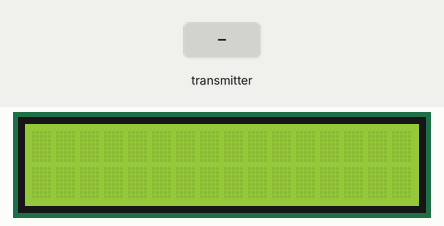
Bench run of a sketch on a simulated ESP32. Parts: 16×2 character LCD. The test bench sets the inputs (shaded band). What the sketch prints to the serial monitor is not drawn.

Above: at 1.2 s.
1.3 s: the transmitter starts sending burglar_mode = 1
At 3.2 s:
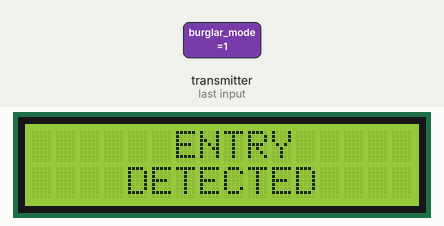
3.8 s: the transmitter starts sending burglar_mode = 0
At 4.4 s:
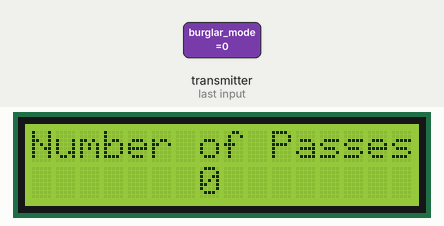
5.3 s: the transmitter starts sending laser = 1024
At 5.6 s:
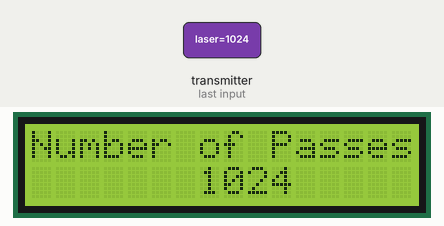
6.8 s: the transmitter starts sending laser = 2048
At 8.0 s:
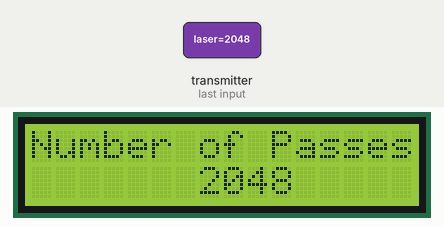
Timing chart, 0 to 9.3 s (numbered marks = the images above; inputs shaded):
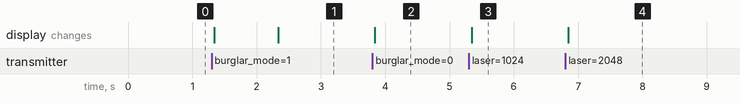

Measured:
- after the input at 1.3 s, the display: first changes at once (image 1 shows a later state)
- after the input at 3.8 s, the display: changes at once (image 2)
- after the input at 5.3 s, the display: changes at once (image 3)
- after the input at 6.8 s, the display: changes at once (image 4)

The sketch:

esp8266-slave.ino
```cpp
#include "Arduino.h"
#include <esp_now.h>
#include <WiFi.h>
#include <Wire.h>
#include <LiquidCrystal_I2C.h>
//!!!
// STRUCTURE
//TR
// TRANSMITTERIN GÖNDERDİĞİYLE AYNI İÇERİĞE SAHİP OLMALI
//ALICI ARDUINO HANGİ TÜR VERİ ALACAĞINI BİLMELİ
//ENG
//IT SHOULD HAVE THE SAME CONTENT AS WHAT TRANSMITTER WILL SEND
//THE SLAVE MICROCONTROLLER SHOULD KNOW WHAT TYPE OF DATA IT WILL RECEIVE
typedef struct struct_message {
  int laser;
  bool burglar_mode;
};
LiquidCrystal_I2C lcd(0x27, 16, 2);
// Create a struct_message called myData
struct_message myData;
int received = 0;
bool change = false;
bool first_run = true;
bool burglar_screen = true;
int start_value = 0;
int counter = 0;
// callback function that will be executed when data is received
void OnDataRecv(const uint8_t *mac, const uint8_t *incomingData, int len) {

  memcpy(&myData, incomingData, sizeof(myData));
  Serial.print("Bytes received: ");
  Serial.print("Int: ");
  Serial.println(myData.laser);
  Serial.print("Bytes received: ");
  Serial.print("Bool: ");
  Serial.println(myData.burglar_mode);
  change = true;
  received = myData.laser;
  Serial.println();
}

void setup() {
  // Initialize Serial Monitor
  if(first_run)
  {
    myData.burglar_mode = false;
    Serial.begin(115200);
    lcd.init();
    lcd.backlight();
    first_run = false;

  }
  // Set device as a Wi-Fi Station
  WiFi.mode(WIFI_STA);

  // Init ESP-NOW
  if (esp_now_init() != ESP_OK) {
    Serial.println("Error initializing ESP-NOW");
    return;
  }

  // Once ESPNow is successfully Init, we will register for recv CB to
  // get recv packer info
  esp_now_register_recv_cb(OnDataRecv);

}

void loop() {
  if(myData.burglar_mode)
  {
    if(burglar_screen)
    {
      lcd.clear();
      lcd.setCursor(0, 0);
      lcd.print("  BURGLAR MODE");
      lcd.setCursor(0, 1);
      lcd.print("   ACTIVATED");
      delay(500);
      change = false;
      burglar_screen = false;
    }
    if (change)
    {
      lcd.clear();
      lcd.setCursor(0, 0);
      lcd.print("      ENTRY");
      lcd.setCursor(0, 1);
      lcd.print("    DETECTED");
      change = false;
    }
  }
  else if(change)
  {
    lcd.clear();
    lcd.setCursor(0, 0);
    lcd.print("Number of Passes");
    String printnum = String(received + start_value);
    lcd.setCursor(0, 1);
    lcd.print("       ");
    lcd.print(printnum);
    change = false;
    burglar_screen = true;
  }
}
```
